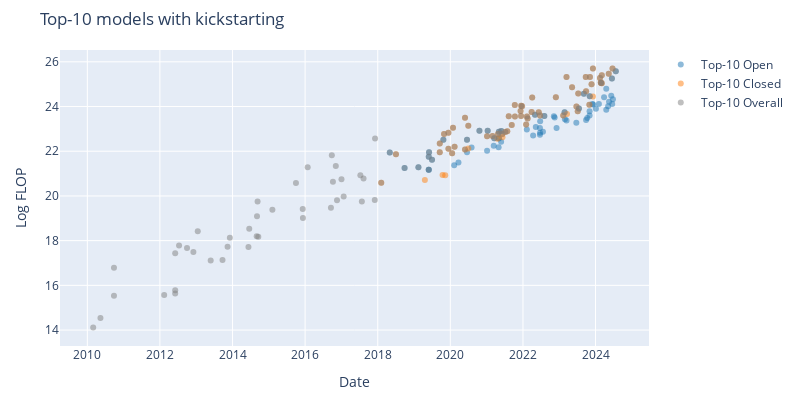

Notebook code cell kept with this figure:
### Code cell
open_df = df_filtered[df_filtered['category'] == 'Open']
closed_df = df_filtered[df_filtered['category'] == 'Closed']
recent_top_models_df = top_models_df[top_models_df['date'] > pd.to_datetime('2010-01-01')]

fig = go.Figure()

fig.add_trace(go.Scatter(
    x=open_df['date'],
    y=open_df['log_flop'],
    mode='markers',
    marker=dict(color=colors['open'], opacity=0.5),
    text=open_df['System'],
    hoverinfo='text',
    name=f'Top-{top_n} Open'
))

fig.add_trace(go.Scatter(
    x=closed_df['date'],
    y=closed_df['log_flop'],
    mode='markers',
    marker=dict(color=colors['closed'], opacity=0.5),
    text=closed_df['System'],
    hoverinfo='text',
    name=f'Top-{top_n} Closed'
))

fig.add_trace(go.Scatter(
    x=recent_top_models_df['date'],
    y=recent_top_models_df['log_flop'],
    mode='markers',
    marker=dict(color='grey', opacity=0.5),
    text=recent_top_models_df['System'],
    hoverinfo='text',
    name=f'Top-{top_n} Overall'
))

fig.update_layout(
    width=800,
    height=400,
    xaxis_title='Date',
    yaxis_title='Log FLOP',
    title=f'Top-{top_n} models with kickstarting',
    margin=dict(t=50, l=60, r=60, b=50),
)

# save_plot(fig, results_dir, f'top_{top_n}_models_without_kickstarting')

fig.show()

### Figure 1 — Plotly figure (JSON) as saved in the notebook; plotly's stock layout.template omitted (floating-point values rounded to 4 significant figures)
{"data": [{"hoverinfo": "text", "marker": {"color": "#1f77b4", "opacity": 0.5}, "mode": "markers", "name": "Top-10 Open", "text": ["ResNeXt-101 32x48d", "BigGAN-deep 512x512", "GPT-2 (1.5B)", "MnasNet-A1 + SSDLite", "MnasNet-A3", "Grover-Mega", "XLNet", "RoBERTa Large", "T5-11B", "ALBERT-xxlarge", "ELECTRA", "iGPT-L", "iGPT-XL", "mBART-50", "mT5-XXL", "CLIP (ViT L/14@336px)", "Switch", "ResNet-RS", "GLM-10B", "GPT-J-6B", "ProtBERT-BFD", "ProtT5-XXL", "ProtT5-XXL-BFD", "CogView", "ByT5-XXL", "GPT-NeoX-20B", "Stable Diffusion (LDM-KL-8-G)", "OPT-175B", "UL2", "OPT-66B", "OPT-30B", "CodeGeeX", "YaLM", "ESM2-15B", "GLM-130B", "BLOOM-176B", "Galactica", "Whisper v2", "LLaMA-65B", "LLaMA-33B", "Falcon-40B", "MPT-30B (base)", "Llama 2-70B", "Falcon-180B", "Qwen-14B", "CodeFuse-13B", "DeepSeek Coder 33B", "Yi-34B", "Grok-1", "Qwen-72B", "XVERSE-65B-2", "DeepSeek LLM 67B", "Qwen1.5 72B", "DBRX", "Llama 3-70B", "Llama 3-8B", "DeepSeek-V2", "Chameleon-34B", "Qwen2-72B", "Nemotron-4 340B", "DeepSeek-Coder-V2 236B", "Gemma 2 27B", "Llama 3.1-405B"], "type": "scatter", "x": ["2018-05-02T00:00:00", "2018-09-28T00:00:00", "2019-02-14T00:00:00", "2019-05-29T00:00:00", "2019-05-29T00:00:00", "2019-05-29T00:00:00", "2019-06-01T00:00:00", "2019-07-01T00:00:00", "2019-10-23T00:00:00", "2020-02-09T00:00:00", "2020-03-23T00:00:00", "2020-06-17T00:00:00", "2020-06-17T00:00:00", "2020-08-02T00:00:00", "2020-10-20T00:00:00", "2021-01-05T00:00:00", "2021-01-11T00:00:00", "2021-03-13T00:00:00", "2021-03-18T00:00:00", "2021-05-01T00:00:00", "2021-05-04T00:00:00", "2021-05-04T00:00:00", "2021-05-04T00:00:00", "2021-05-26T00:00:00", "2021-05-28T00:00:00", "2022-02-09T00:00:00", "2022-04-13T00:00:00", "2022-05-02T00:00:00", "2022-05-10T00:00:00", "2022-06-21T00:00:00", "2022-06-21T00:00:00", "2022-06-22T00:00:00", "2022-06-23T00:00:00", "2022-07-21T00:00:00", "2022-08-04T00:00:00", "2022-11-08T00:00:00", "2022-11-16T00:00:00", "2022-12-05T00:00:00", "2023-02-24T00:00:00", "2023-02-27T00:00:00", "2023-03-15T00:00:00", "2023-06-22T00:00:00", "2023-07-18T00:00:00", "2023-09-06T00:00:00", "2023-09-28T00:00:00", "2023-10-10T00:00:00", "2023-11-02T00:00:00", "2023-11-02T00:00:00", "2023-11-04T00:00:00", "2023-11-30T00:00:00", "2023-12-08T00:00:00", "2024-01-05T00:00:00", "2024-02-04T00:00:00", "2024-03-27T00:00:00", "2024-04-18T00:00:00", "2024-04-18T00:00:00", "2024-05-07T00:00:00", "2024-05-16T00:00:00", "2024-06-07T00:00:00", "2024-06-14T00:00:00", "2024-06-17T00:00:00", "2024-06-24T00:00:00", "2024-07-23T00:00:00"], "y": [21.94, 21.26, 21.28, 21.18, 21.18, 21.76, 21.95, 21.62, 22.52, 21.38, 21.49, 21.95, 22.52, 22.16, 22.91, 22.02, 22.91, 22.25, 22.58, 22.18, 22.59, 22.87, 22.57, 22.43, 22.91, 22.97, 22.7, 23.63, 23.08, 23.04, 22.73, 22.82, 23.34, 22.87, 23.58, 23.56, 23.51, 23.04, 23.74, 23.44, 23.38, 23.28, 23.91, 24.58, 23.4, 23.49, 23.6, 23.79, 24.46, 24.11, 24.1, 23.91, 24.11, 24.41, 24.8, 23.86, 24.01, 24.22, 24.48, 25.26, 24.11, 24.32, 25.58]}, {"hoverinfo": "text", "marker": {"color": "#ff7f0e", "opacity": 0.5}, "mode": "markers", "name": "Top-10 Closed", "text": ["AmoebaNet-A (F=448)", "FTW", "BERT-Large-CAS (PTB+WT2+WT103)", "Megatron-LM (8.3B)", "Megatron-BERT", "Rubik's cube ADR robot", "AlphaStar", "Noisy Student (L2)", "OpenAI Five", "OpenAI Five Rerun", "ContextNet + Noisy Student", "Meena", "Turing-NLG", "GPT3-6.7B (rerun of original)", "GPT-3 175B (davinci)", "GShard (600B)", "GShard (dense)", "DALL-E", "Meta Pseudo Labels", "PLUG", "PanGu-α", "ViT-G/14", "CoAtNet", "Codex", "GOAT", "Jurassic-1-Jumbo", "HyperCLOVA 82B", "Megatron-Turing NLG 530B", "Yuan 1.0", "Gopher (280B)", "GLaM", "EXAONE 1.0", "ERNIE 3.0 Titan", "AlphaCode", "LaMDA", "ST-MoE", "Chinchilla", "PaLM (540B)", "BIG-G 137B", "Parti", "GPT-3.5 (text-davinci-003)", "ViT-22B", "GPT-4", "PanGu-Σ", "PaLM 2", "Inflection-1", "xTrimoPGLM -100B", "Claude 2", "GPT-4V", "Amazon Titan", "Mi:dm 200B", "GPT-4 Turbo", "Inflection-2", "Gemini 1.0 Pro", "Gemini 1.0 Ultra", "Gemini 1.5 Pro", "MegaScale (Production)", "Mistral Large", "Claude 3 Opus", "Claude 3 Sonnet", "GPT-4o", "Claude 3.5 Sonnet"], "type": "scatter", "x": ["2018-02-05T00:00:00", "2018-07-03T00:00:00", "2019-04-20T00:00:00", "2019-09-17T00:00:00", "2019-09-17T00:00:00", "2019-10-15T00:00:00", "2019-10-30T00:00:00", "2019-11-11T00:00:00", "2019-12-13T00:00:00", "2019-12-13T00:00:00", "2020-01-19T00:00:00", "2020-01-28T00:00:00", "2020-02-13T00:00:00", "2020-05-28T00:00:00", "2020-05-28T00:00:00", "2020-06-30T00:00:00", "2020-06-30T00:00:00", "2021-01-05T00:00:00", "2021-03-01T00:00:00", "2021-04-19T00:00:00", "2021-04-25T00:00:00", "2021-06-08T00:00:00", "2021-06-09T00:00:00", "2021-07-07T00:00:00", "2021-07-27T00:00:00", "2021-08-11T00:00:00", "2021-09-10T00:00:00", "2021-10-11T00:00:00", "2021-10-12T00:00:00", "2021-12-08T00:00:00", "2021-12-13T00:00:00", "2021-12-14T00:00:00", "2021-12-23T00:00:00", "2022-02-02T00:00:00", "2022-02-10T00:00:00", "2022-02-17T00:00:00", "2022-03-29T00:00:00", "2022-04-04T00:00:00", "2022-06-09T00:00:00", "2022-06-22T00:00:00", "2022-11-28T00:00:00", "2023-02-10T00:00:00", "2023-03-15T00:00:00", "2023-03-20T00:00:00", "2023-05-10T00:00:00", "2023-06-23T00:00:00", "2023-07-06T00:00:00", "2023-07-11T00:00:00", "2023-09-25T00:00:00", "2023-09-28T00:00:00", "2023-10-31T00:00:00", "2023-11-06T00:00:00", "2023-11-22T00:00:00", "2023-12-06T00:00:00", "2023-12-06T00:00:00", "2024-02-15T00:00:00", "2024-02-23T00:00:00", "2024-02-26T00:00:00", "2024-03-04T00:00:00", "2024-03-04T00:00:00", "2024-05-13T00:00:00", "2024-06-20T00:00:00"], "y": [20.59, 21.86, 20.72, 21.96, 22.34, 20.93, 22.77, 20.93, 22.83, 22.11, 21.91, 23.05, 22.2, 22.08, 23.5, 22.12, 23.14, 22.67, 22.68, 22.56, 22.77, 22.77, 22.63, 22.87, 22.89, 23.57, 23.17, 24.07, 23.55, 23.8, 23.57, 24.03, 24.02, 23.2, 23.55, 23.46, 23.76, 24.4, 23.75, 23.6, 24.41, 23.6, 25.32, 23.67, 24.87, 24.0, 23.79, 24.59, 25.32, 24.68, 24.08, 25.32, 25.0, 24.45, 25.7, 25.28, 25.08, 25.05, 25.4, 25.04, 25.46, 25.7]}, {"hoverinfo": "text", "marker": {"color": "grey", "opacity": 0.5}, "mode": "markers", "name": "Top-10 Overall", "text": ["6-layer MLP (MNIST)", "Feedforward NN", "KN5 LM + RNN 400/10 (WSJ)", "RNN 500/10 + RT09 LM (NIST RT05)", "MCDNN (MNIST)", "Dropout (ImageNet)", "Dropout (CIFAR)", "Dropout (MNIST)", "Unsupervised High-level Feature Learner", "AlexNet", "DistBelief Speech", "DistBelief NNLM", "ReLU-Speech", "Mitosis", "Visualizing CNNs", "TransE", "GANs", "SPPNet", "RNNsearch-50*", "VGG16", "Seq2Seq LSTM", "GoogLeNet / InceptionV1", "MSRA (C, PReLU)", "AlphaGo Fan", "DeepSpeech2 (English)", "ResNet-152 (ImageNet)", "AlphaGo Lee", "ResNet-200", "GNMT", "Xception", "NASv3 (CIFAR-10)", "PolyNet", "Libratus", "MoE-Multi", "JFT", "ConvS2S (ensemble of 8 models)", "OpenAI TI7 DOTA 1v1", "PNASNet-5", "AlphaZero", "AmoebaNet-A (F=448)", "ResNeXt-101 32x48d", "FTW", "BigGAN-deep 512x512", "GPT-2 (1.5B)", "MnasNet-A1 + SSDLite", "Grover-Mega", "XLNet", "RoBERTa Large", "Megatron-BERT", "Megatron-LM (8.3B)", "T5-11B", "AlphaStar", "OpenAI Five Rerun", "OpenAI Five", "ContextNet + Noisy Student", "Meena", "Turing-NLG", "GPT-3 175B (davinci)", "GPT3-6.7B (rerun of original)", "iGPT-XL", "GShard (dense)", "mT5-XXL", "DALL-E", "Switch", "Meta Pseudo Labels", "GLM-10B", "PanGu-α", "ProtT5-XXL", "ByT5-XXL", "ViT-G/14", "Codex", "GOAT", "Jurassic-1-Jumbo", "HyperCLOVA 82B", "Megatron-Turing NLG 530B", "Yuan 1.0", "Gopher (280B)", "GLaM", "EXAONE 1.0", "ERNIE 3.0 Titan", "AlphaCode", "LaMDA", "ST-MoE", "Chinchilla", "PaLM (540B)", "OPT-175B", "BIG-G 137B", "Parti", "GLM-130B", "GPT-3.5 (text-davinci-003)", "ViT-22B", "LLaMA-65B", "GPT-4", "PaLM 2", "Inflection-1", "xTrimoPGLM -100B", "Claude 2", "Llama 2-70B", "Falcon-180B", "GPT-4V", "Amazon Titan", "Mi:dm 200B", "Grok-1", "GPT-4 Turbo", "Inflection-2", "Gemini 1.0 Ultra", "Gemini 1.5 Pro", "MegaScale (Production)", "Mistral Large", "Claude 3 Opus", "Claude 3 Sonnet", "GPT-4o", "Nemotron-4 340B", "Claude 3.5 Sonnet", "Llama 3.1-405B"], "type": "scatter", "x": ["2010-03-01T00:00:00", "2010-05-13T00:00:00", "2010-09-26T00:00:00", "2010-09-26T00:00:00", "2012-02-13T00:00:00", "2012-06-03T00:00:00", "2012-06-03T00:00:00", "2012-06-03T00:00:00", "2012-07-12T00:00:00", "2012-09-30T00:00:00", "2012-12-03T00:00:00", "2013-01-16T00:00:00", "2013-05-26T00:00:00", "2013-09-22T00:00:00", "2013-11-12T00:00:00", "2013-12-05T00:00:00", "2014-06-10T00:00:00", "2014-06-18T00:00:00", "2014-09-01T00:00:00", "2014-09-04T00:00:00", "2014-09-10T00:00:00", "2014-09-17T00:00:00", "2015-02-06T00:00:00", "2015-10-01T00:00:00", "2015-12-08T00:00:00", "2015-12-10T00:00:00", "2016-01-27T00:00:00", "2016-09-17T00:00:00", "2016-09-26T00:00:00", "2016-10-07T00:00:00", "2016-11-05T00:00:00", "2016-11-17T00:00:00", "2017-01-01T00:00:00", "2017-01-23T00:00:00", "2017-07-10T00:00:00", "2017-07-25T00:00:00", "2017-08-11T00:00:00", "2017-12-02T00:00:00", "2017-12-05T00:00:00", "2018-02-05T00:00:00", "2018-05-02T00:00:00", "2018-07-03T00:00:00", "2018-09-28T00:00:00", "2019-02-14T00:00:00", "2019-05-29T00:00:00", "2019-05-29T00:00:00", "2019-06-01T00:00:00", "2019-07-01T00:00:00", "2019-09-17T00:00:00", "2019-09-17T00:00:00", "2019-10-23T00:00:00", "2019-10-30T00:00:00", "2019-12-13T00:00:00", "2019-12-13T00:00:00", "2020-01-19T00:00:00", "2020-01-28T00:00:00", "2020-02-13T00:00:00", "2020-05-28T00:00:00", "2020-05-28T00:00:00", "2020-06-17T00:00:00", "2020-06-30T00:00:00", "2020-10-20T00:00:00", "2021-01-05T00:00:00", "2021-01-11T00:00:00", "2021-03-01T00:00:00", "2021-03-18T00:00:00", "2021-04-25T00:00:00", "2021-05-04T00:00:00", "2021-05-28T00:00:00", "2021-06-08T00:00:00", "2021-07-07T00:00:00", "2021-07-27T00:00:00", "2021-08-11T00:00:00", "2021-09-10T00:00:00", "2021-10-11T00:00:00", "2021-10-12T00:00:00", "2021-12-08T00:00:00", "2021-12-13T00:00:00", "2021-12-14T00:00:00", "2021-12-23T00:00:00", "2022-02-02T00:00:00", "2022-02-10T00:00:00", "2022-02-17T00:00:00", "2022-03-29T00:00:00", "2022-04-04T00:00:00", "2022-05-02T00:00:00", "2022-06-09T00:00:00", "2022-06-22T00:00:00", "2022-08-04T00:00:00", "2022-11-28T00:00:00", "2023-02-10T00:00:00", "2023-02-24T00:00:00", "2023-03-15T00:00:00", "2023-05-10T00:00:00", "2023-06-23T00:00:00", "2023-07-06T00:00:00", "2023-07-11T00:00:00", "2023-07-18T00:00:00", "2023-09-06T00:00:00", "2023-09-25T00:00:00", "2023-09-28T00:00:00", "2023-10-31T00:00:00", "2023-11-04T00:00:00", "2023-11-06T00:00:00", "2023-11-22T00:00:00", "2023-12-06T00:00:00", "2024-02-15T00:00:00", "2024-02-23T00:00:00", "2024-02-26T00:00:00", "2024-03-04T00:00:00", "2024-03-04T00:00:00", "2024-05-13T00:00:00", "2024-06-14T00:00:00", "2024-06-20T00:00:00", "2024-07-23T00:00:00"], "y": [14.12, 14.54, 16.79, 15.53, 15.57, 17.44, 15.63, 15.78, 17.78, 17.67, 17.49, 18.42, 17.11, 17.14, 17.73, 18.13, 17.71, 18.53, 18.19, 19.09, 19.75, 18.18, 19.38, 20.58, 19.41, 19.02, 21.28, 19.47, 21.82, 20.64, 21.34, 19.81, 20.74, 19.97, 20.93, 19.75, 20.78, 19.82, 22.56, 20.59, 21.94, 21.86, 21.26, 21.28, 21.18, 21.76, 21.95, 21.62, 22.34, 21.96, 22.52, 22.77, 22.11, 22.83, 21.91, 23.05, 22.2, 23.5, 22.08, 22.52, 23.14, 22.91, 22.67, 22.91, 22.68, 22.58, 22.77, 22.87, 22.91, 22.77, 22.87, 22.89, 23.57, 23.17, 24.07, 23.55, 23.8, 23.57, 24.03, 24.02, 23.2, 23.55, 23.46, 23.76, 24.4, 23.63, 23.75, 23.6, 23.58, 24.41, 23.6, 23.74, 25.32, 24.87, 24.0, 23.79, 24.59, 23.91, 24.58, 25.32, 24.68, 24.08, 24.46, 25.32, 25.0, 25.7, 25.28, 25.08, 25.05, 25.4, 25.04, 25.46, 25.26, 25.7, 25.58]}], "layout": {"height": 400, "margin": {"b": 50, "l": 60, "r": 60, "t": 50}, "title": {"text": "Top-10 models with kickstarting"}, "width": 800, "xaxis": {"title": {"text": "Date"}}, "yaxis": {"title": {"text": "Log FLOP"}}}}
